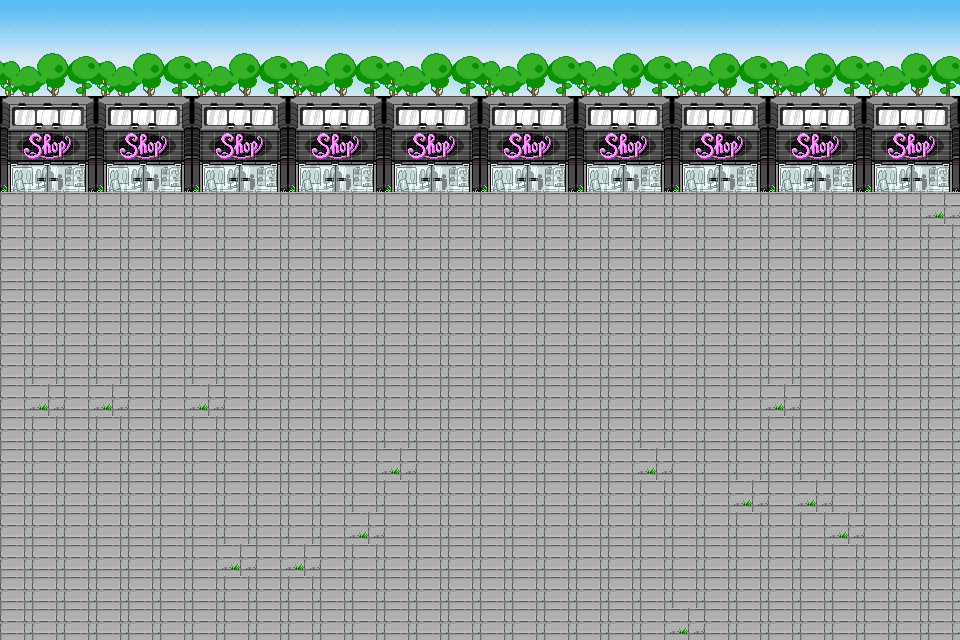

Tiled map render using the project's own tile images. Description and the whole map definition, tile-layer contents included, below:
An orthogonal 30x20 tile map with 32x32 px tiles, 1 tile layer (Tile Layer 1), 4 tilesets.

<map version="1.10" tiledversion="1.11.2" orientation="orthogonal" renderorder="right-down" width="30" height="20" tilewidth="32" tileheight="32" infinite="0" nextlayerid="2" nextobjectid="1">
 <tileset firstgid="1" source="bg.tsx" />
 <tileset firstgid="13" source="toanha.tsx" />
 <tileset firstgid="22" source="gach.tsx" />
 <tileset firstgid="24" source="bienbao.tsx" />
 <layer id="1" name="Tile Layer 1" width="30" height="20">
  <data encoding="csv">
1,2,3,1,2,3,1,2,3,1,2,3,1,2,3,1,2,3,1,2,3,1,2,3,1,2,3,1,2,3,
4,5,6,4,5,6,4,5,6,4,5,6,4,5,6,4,5,6,4,5,6,4,5,6,4,5,6,4,5,6,
7,8,9,7,8,9,7,8,9,7,8,9,7,8,9,7,8,9,7,8,9,7,8,9,7,8,9,7,8,9,
13,14,15,13,14,15,13,14,15,13,14,15,13,14,15,13,14,15,13,14,15,13,14,15,13,14,15,13,14,15,
16,17,18,16,17,18,16,17,18,16,17,18,16,17,18,16,17,18,16,17,18,16,17,18,16,17,18,16,17,18,
19,20,21,19,20,21,19,20,21,19,20,21,19,20,21,19,20,21,19,20,21,19,20,21,19,20,21,19,20,21,
22,22,22,22,22,22,22,22,22,22,22,22,22,22,22,22,22,22,22,22,22,22,22,22,22,22,22,22,22,23,
22,22,22,22,22,22,22,22,22,22,22,22,22,22,22,22,22,22,22,22,22,22,22,22,22,22,22,22,22,22,
22,22,22,22,22,22,22,22,22,22,22,22,22,22,22,22,22,22,22,22,22,22,22,22,22,22,22,22,22,22,
22,22,22,22,22,22,22,22,22,22,22,22,22,22,22,22,22,22,22,22,22,22,22,22,22,22,22,22,22,22,
22,22,22,22,22,22,22,22,22,22,22,22,22,22,22,22,22,22,22,22,22,22,22,22,22,22,22,22,22,22,
22,22,22,22,22,22,22,22,22,22,22,22,22,22,22,22,22,22,22,22,22,22,22,22,22,22,22,22,22,22,
22,23,22,23,22,22,23,22,22,22,22,22,22,22,22,22,22,22,22,22,22,22,22,22,23,22,22,22,22,22,
22,22,22,22,22,22,22,22,22,22,22,22,22,22,22,22,22,22,22,22,22,22,22,22,22,22,22,22,22,22,
22,22,22,22,22,22,22,22,22,22,22,22,23,22,22,22,22,22,22,22,23,22,22,22,22,22,22,22,22,22,
22,22,22,22,22,22,22,22,22,22,22,22,22,22,22,22,22,22,22,22,22,22,22,23,22,23,22,22,22,22,
22,22,22,22,22,22,22,22,22,22,22,23,22,22,22,22,22,22,22,22,22,22,22,22,22,22,23,22,22,22,
22,22,22,22,22,22,22,23,22,23,22,22,22,22,22,22,22,22,22,22,22,22,22,22,22,22,22,22,22,22,
22,22,22,22,22,22,22,22,22,22,22,22,22,22,22,22,22,22,22,22,22,22,22,22,22,22,22,22,22,22,
22,22,22,22,22,22,22,22,22,22,22,22,22,22,22,22,22,22,22,22,22,23,22,22,22,22,22,22,22,22
</data>
 </layer>
</map>
